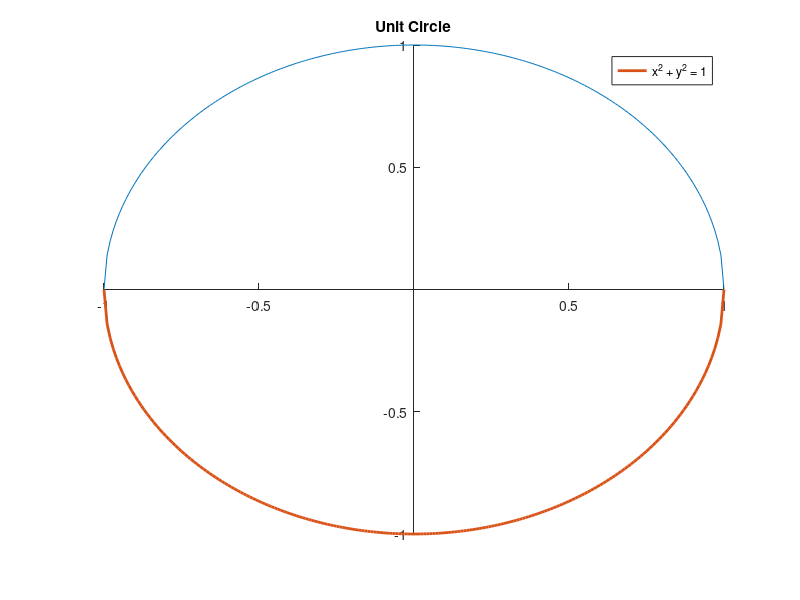
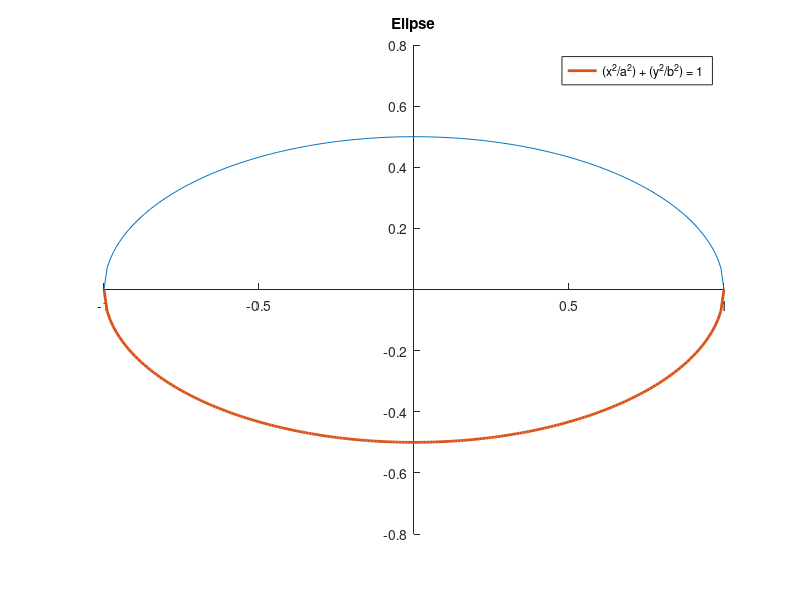

Reproduce these figures in MATLAB, in order. (Note: this script raises an error after producing the figures.)
imagedir = '../../dokuwiki/data-media/';

function formatplot2(tx)
  set (gca, "xaxislocation", "origin")
  set (gca, "yaxislocation", "origin")
  set (gca, "box", "off")
  title(tx)
end

# unit circle
x = -1:0.01:1;
# x.^2 + y.^2 = 1;  # unit circle equation
y = (1 - x.^2) .^ .5;  # rewrite in terms of y
plot(x,y);
hold on;
plot(x,-y, ';x^2 + y^2 = 1;', 'linewidth',2)
formatplot2('Unit Circle');
print([imagedir 'unit_circle.png'], '-S300,300');

# ellipse
clf
x = -1:0.01:1;
a = 1;
b = .5;
# (x.^2/a.^2) + (y.^2/b.^2) = 1;  # ellipse equation
y = ((1 - (x.^2/a.^2)) * b.^2) .^.5; # rewrite in terms of y
plot(x,y);
hold on;
plot(x,-y, ';(x^2/a^2) + (y^2/b^2) = 1;', 'linewidth',2)
formatplot2('Elipse');
print([imagedir 'ellipse.png'], '-S400,300');

# hyperbola
clear
clf
x = .01:0.01:1;
y = 1./x;
plot(x,y, ';y=1/x;', 'linewidth',2);
hold on;
x = -1:0.01:-.01;
y = 1./x;
plot(x,y, 'linewidth',2);
formatplot2('Hyperbola');
print([imagedir 'hyperbola.png'], '-S400,300');
